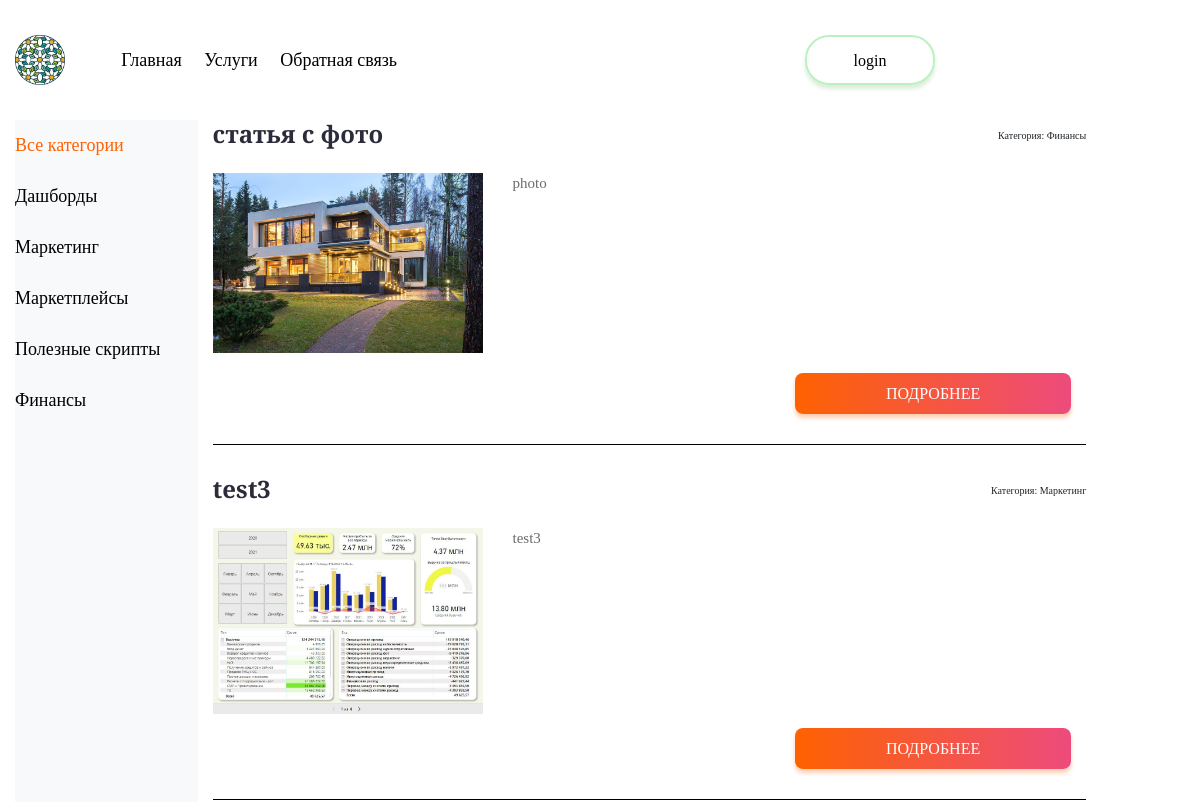
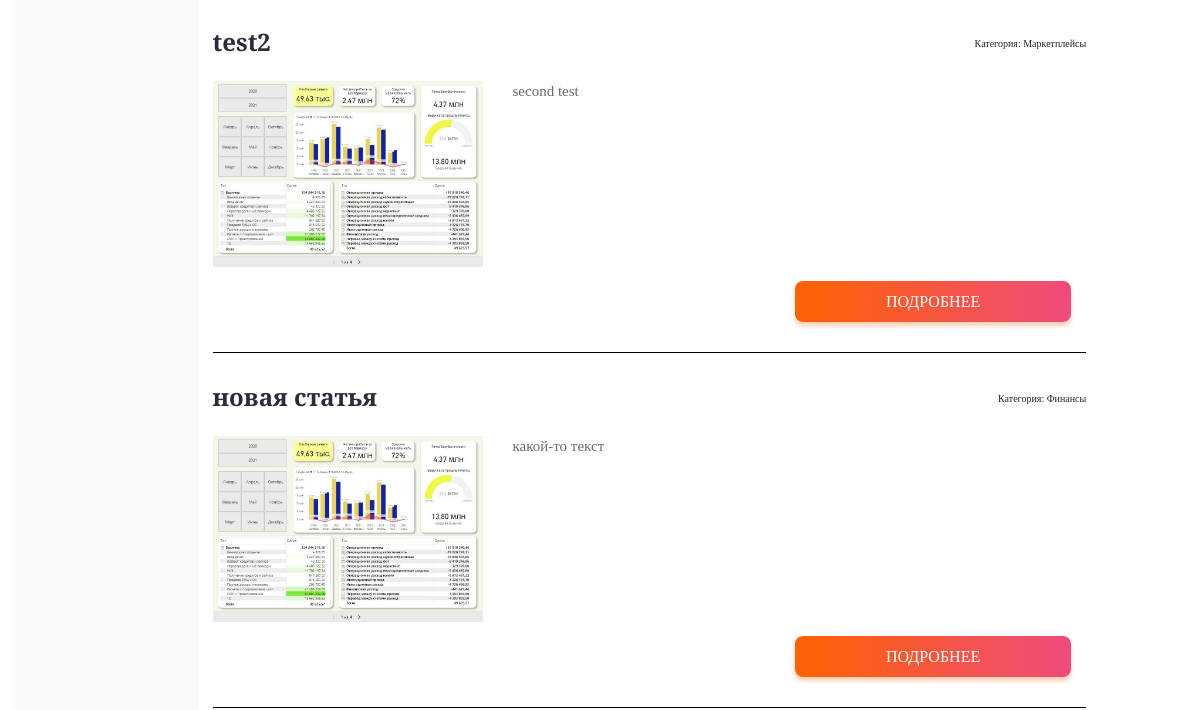
Before: /products/ (upper part) with the older database file (2 pictures, top to bottom).
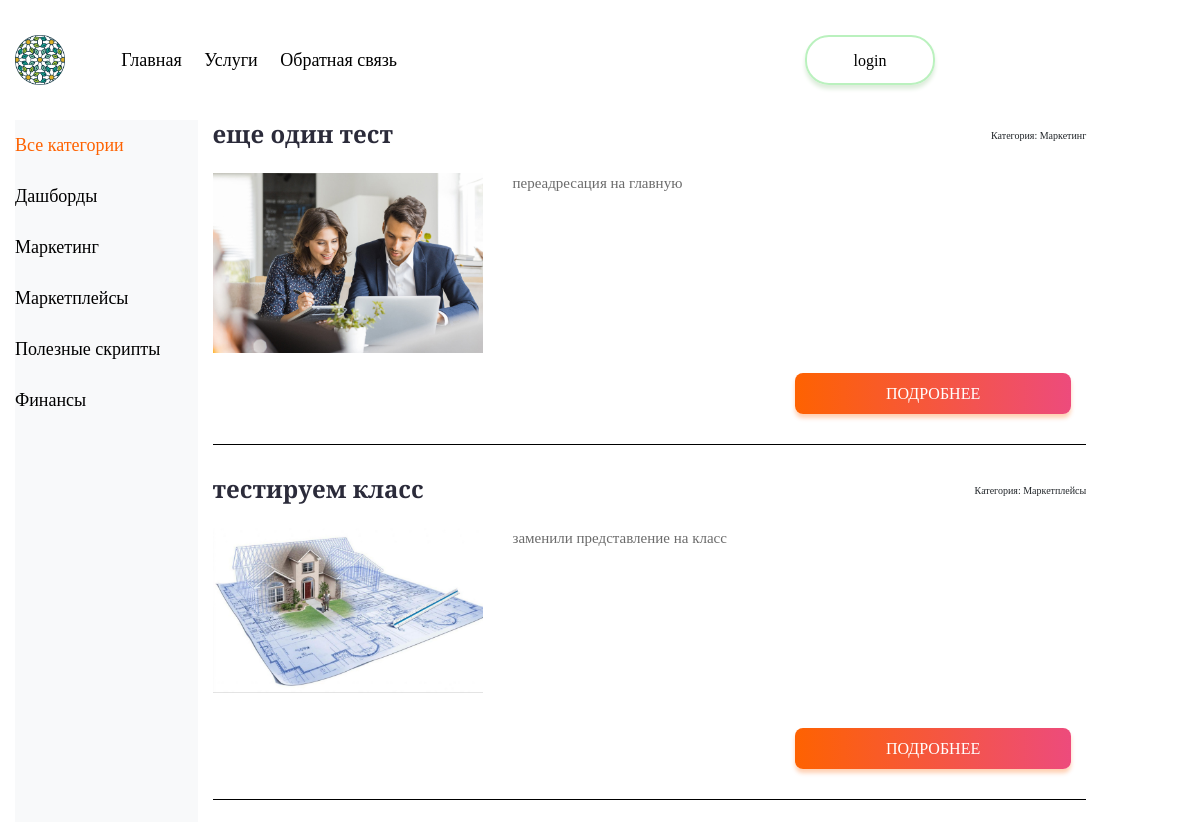
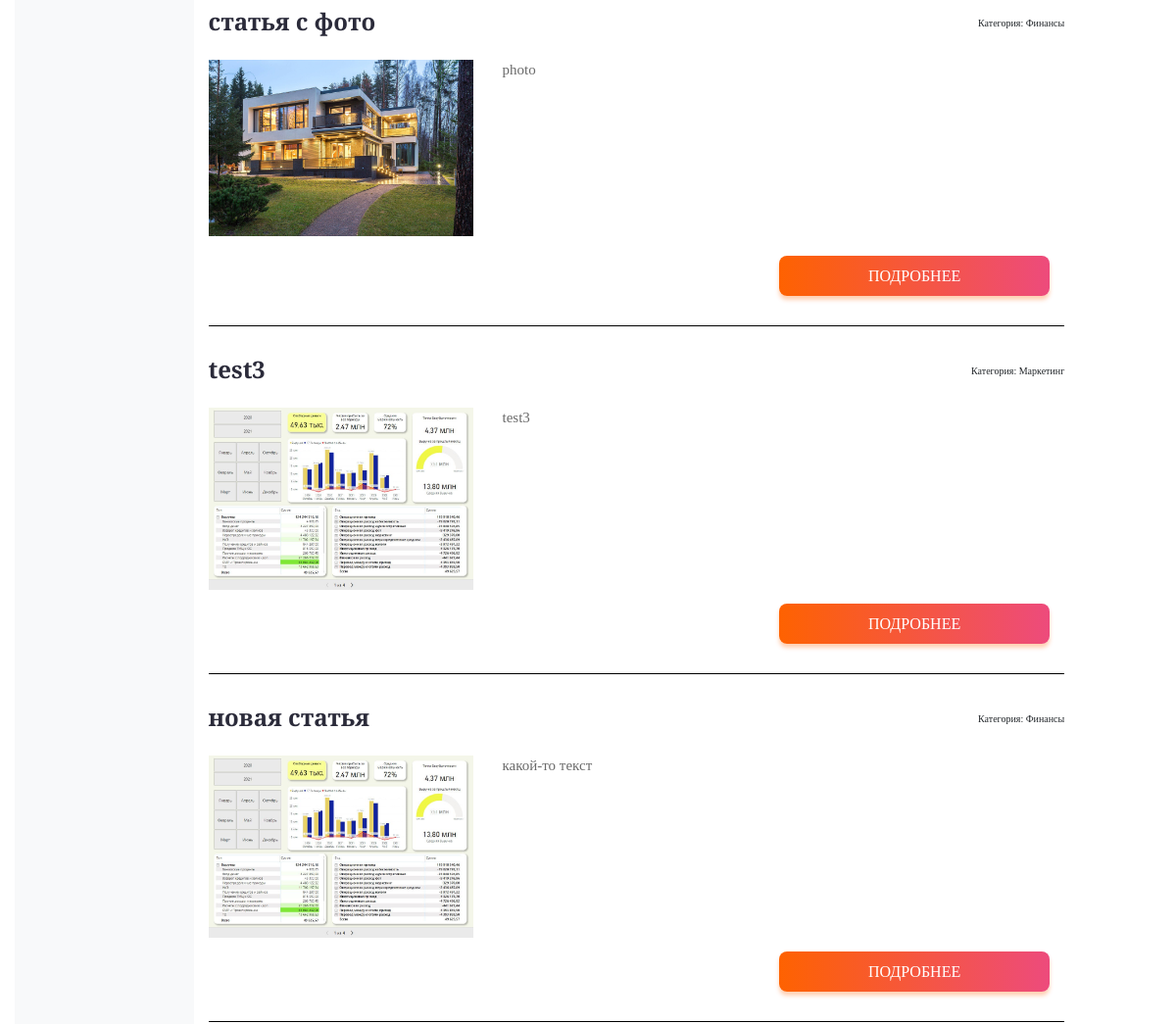
After: the same page with the newer database file (2 pictures, top to bottom).
### algoritm/models.py (models this page shows, shortened)
class Category(models.Model):
    name = models.CharField(max_length=100, db_index=True, verbose_name='Категория')
    slug = models.SlugField(max_length=255, unique=True, db_index=True, verbose_name='URL')
    def __str__(self):
        return self.name
    def get_absolute_url(self):
        return reverse('category', kwargs={'cat_slug': self.slug})
    class Meta:
        verbose_name = "Категория"
        verbose_name_plural = "Категории"
        ordering  = ['id']

class Boards(models.Model):
    title = models.CharField(max_length=255, verbose_name='Заголовок')
    slug = models.SlugField(max_length=255, unique=True, db_index=True, verbose_name='URL')
    content = models.TextField(blank=True, verbose_name='Текст статьи')
    photo = models.ImageField(upload_to='photos/%Y/%m/%d/', verbose_name='Фото')
    time_create = models.DateTimeField(auto_now_add=True, verbose_name='Время создания')
    time_update = models.DateTimeField(auto_now=True, verbose_name='Время изменения')
    is_published = models.BooleanField(default=True, verbose_name='Публикация')
    cat = models.ForeignKey('Category', on_delete=models.PROTECT, verbose_name='Категория')
    def get_absolute_url(self):
        return reverse('post', kwargs={'post_slug': self.slug})
    class Meta:
        verbose_name = 'Наши услуги'
        verbose_name_plural = 'Наши услуги'
        ordering = ['-time_create', 'title']

### algoritm/views.py (the view)
# urls.py: path('products/', AlgoritmProducts.as_view(), name='products'),
class AlgoritmProducts(DataMixin, ListView):
    model = Boards
    template_name = 'algoritm/products.html'
    context_object_name = 'posts'
    def get_context_data(self, *, object_list=None, **kwargs):
        context = super().get_context_data(**kwargs)
        c_def = self.get_user_context(title='Услуги')
        return dict(list(context.items()) + list(c_def.items()))
    def get_queryset(self):
        return Boards.objects.filter(is_published=True)

### algoritm/templatetags/algoritm_tags.py (called while the page is built)
@register.simple_tag(name='getcats')
def get_categories():
    return Category.objects.all()

@register.inclusion_tag('algoritm/list_categories.html')
def show_categories(sort=None, cat_selected=0):
    if not sort:
        cats = Category.objects.all()
    else:
        cats = Category.objects.order_by(sort)
    return {'cats': cats, 'cat_selected': cat_selected}

### algoritm/utils.py (called while the page is built)
    def get_user_context(self, **kwargs):
        context = kwargs
        cats = Category.objects.annotate(Count('boards'))
        user_menu = menu.copy()
        if not self.request.user.is_authenticated:
            user_menu.pop(2)
        context['menu'] = user_menu
        context['cats'] = cats
        if 'cat_selected' not in context:
            context['cat_selected'] = 0
        return context

### algoritm/templates/algoritm/products.html
{% extends 'algoritm/base.html' %}
{% load algoritm_tags %}
{% block content%}
<section class="container content__block">
        <div class="row">
            <div class="col-md-2 col-sm-4 m-10">
                <nav class ="bg-light menu-vertical mb-5 h-100">
                    <ul class ="nav navbar-nav">
                        {% if cat_selected == 0 %}
                            <li class ="menu__item_verical  mb-4 mt-4">Все категории</li>
                        {% else %}
                            <li class="mb-4 mt-4"><a class ="menu__link_verical" href="{% url 'products' %}">Все категории</a></li>
                        {% endif %}
                        {% for c in cats %}
                            {% if c.boards__count > 0 %}
                                {% if c.pk == cat_selected %}
                                    <li class ="menu__item_verical mb-4 mt-4">{{ c.name }}</li>
                                {% else %}
                                    <li class="mb-4 mt-4"><a class ="menu__link_verical" href="{{ c.get_absolute_url }}">{{ c.name }}</a></li>
                                {% endif %}
                            {% endif %}
                        {% endfor %}
                    </ul>
                </nav>
            </div>
            <ul class="col-9">
                {% for p in posts%}
                    <li class="container post__area">
                        <div class="d-flex flex-row title__row">
                            <a href="{{ p.get_absolute_url }}" class="post__title-style"><h4 class="content__title">{{ p.title }}</h4></a>
                            <p>Категория: {{ p.cat}}</p>
                        </div>
                        <div class ="container">
                            {%if p.photo %}
                                <img class="image_preview img-responsive" src="{{ p.photo.url }}">
                            {% else %}
                                <img class="image_preview img-responsive" src="../../static/algoritm/images/dashboard.jpg">
                            {% endif %}
                            <p class="content__block-text"> {{ p.content|truncatewords:50 }}  </p>
                        </div>
                        <div class="row justify-content-end mb-5 button__block">
                            <div class="col-lg-4 col-sm-3">
                                <a href="{{ p.get_absolute_url }}" class="banner__link button_orange">Подробнее</a>
                            </div>
                        </div>
                    </li>
                {% endfor %}
            </ul>
        </div>
    </section>
{% endblock content%}

### algoritm/templates/algoritm/base.html (shortened to what this page needs)
{% load static %}
<!DOCTYPE html>
<html lang="ru">
<head>
    <link rel="stylesheet" href="{% static 'algoritm/css/bootstrap.min.css' %}">
    <link rel="stylesheet" href="{% static 'algoritm/css/style.css' %}">
</head>
<body>
    <header class="header">
        {% block mainmenu%}
        <div class="container h-100">
            <div class="row header__content align-content-center">
                <a href="{% url 'home' %}" class="header__logo col-1">
                    <img src="{% static 'algoritm/images/Mantarin-2.png' %}" alt="" class="img__logo header__logo-top">
                </a>
                <nav class="menu col-6 d-flex justify-content-between header__menu">
                    <ul class="menu__list row align-items-center">
                        {% for m in menu %}
                        <li class="menu__item col">
                            <a href="{% url m.url_name %}" class="menu__link">{{ m.title }}</a>
                        </li>
                        {% endfor %}
                    </ul>
                </nav>
                <div class="header__button col-2 offset-1">
                    <a href="{% url 'login' %}" class="header__login button">login</a>
                </div>
            </div>
        </div>
        {% endblock mainmenu%}
    </header>
{% block content%}
{% endblock content%}
</body>
</html>

### algoritm/static/algoritm/css/style.css (style rules this page uses)
.header { height: 12rem; position: absolute; top: 0; left: 0; width: 100%; }
.header__content { height: 100%; }
.img__logo { width: 5rem; height: 5rem; }
.menu__list { margin: 0; padding: 0; height: 100%; list-style: none; }
.menu__item { padding-right: 1.5rem; }
.menu__link { text-decoration: none; font-style: normal; font-weight: 400; font-size: 1.8rem; line-height: 2.1rem; color: #000000; white-space: nowrap; }
.header__login { text-decoration: none; }
.banner__link { font-style: normal; font-weight: 500; font-size: 1.6rem; line-height: 1.9rem; text-align: center; text-transform: uppercase; color: #FFFFFF; text-decoration: none; }
@media screen and (min-width: 1200px) { .container { max-width: 1170px; padding: 0; } }

### algoritm/static/algoritm/css/main.css (style rules this page uses)
:root { font-size: 10px; }
body { margin: 0; font-family: 'Playfair Display'; box-sizing: border-box; overflow-x: hidden; }
.button { height: 5rem; width: 13rem; border: 0.2rem solid #BAF1BE; box-shadow: 0 0.4rem 0.4rem #DDECDB; box-sizing: border-box; border-radius: 2.4rem; display: grid; justify-items: center; align-items: center; font-size: 1.6rem; line-height: 1.9rem; color: #000000; text-decoration: none; background-color: transparent; transition: color 0.6s ease, background-color 0.6s ease; outline: none; }
.button_orange { height: 4.1rem; background: linear-gradient(90.08deg, #FE6201 0.05%, #ED4B7C 99.92%); box-shadow: 0rem .4rem .4rem rgba(254, 98, 1, 0.3); border-radius: .8rem; display: grid; align-items: center; justify-items: center; text-decoration: none; transition: background-color 0.6s ease, color 0.6s ease; }

### algoritm/static/algoritm/css/products.css (style rules this page uses)
.content__block { margin-top: 12rem; }
.menu__item_verical { text-decoration: none; font-style: normal; font-weight: 400; font-size: 1.8rem; line-height: 2.1rem; color: #FE6201; white-space: nowrap; margin: 1rem 0; }
.menu__link_verical { text-decoration: none; font-style: normal; font-weight: 400; font-size: 1.8rem; line-height: 2.1rem; color: #000000; white-space: nowrap; }
.post__area { text-decoration: none; list-style: none; margin-bottom: 3rem; border-bottom: .1rem solid black; }
.title__row { justify-content: space-between; align-items: end; }
.post__title-style { text-decoration: none; }
.content__title { font-weight: 700; font-size: 2.4rem; line-height: 2.8rem; color: #2B2B3A; text-decoration: none; }
.image_preview { max-width: 30rem; max-height: 23rem; float: left; padding: 0 3rem 1rem 0; }
.content__block-text { min-height: 20rem; font-weight: normal; font-size: 1.5rem; line-height: 2.1rem; color: #6B6B6B; margin: 2rem 0 0 0; padding-bottom: 2rem; }
.button__block { width: 100%; }

Changed rows visible on the page:
no longer on this page (row edited): Boards: title "test2", cat "Маркетплейсы", content "second test"
added Boards: title "еще один тест", cat "Маркетинг", photo (picture), content "переадресация на главную"
added Boards: title "тестируем класс", cat "Маркетплейсы", photo (picture), content "заменили представление на класс"
